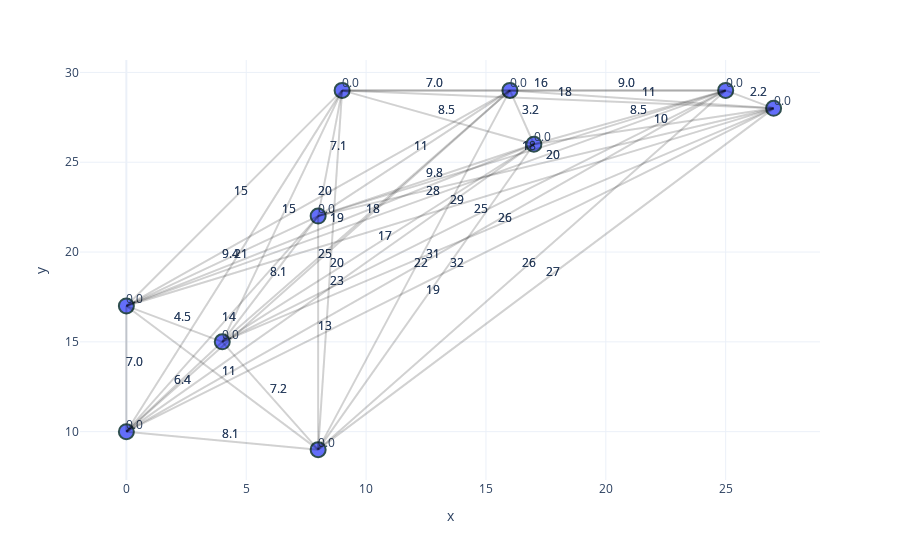

Notebook cell for this chart:
### Markdown cell above
## Visualización de los datos

### Code cell
plot_cities_and_route(points, product(range(n), range(n))) # Visualización de las ciudades

### Figure 1 — Plotly figure (JSON) as saved in the notebook; plotly's stock layout.template omitted (floating-point values rounded to 4 significant figures)
{"data": [{"hovertemplate": "<b>%{hovertext}</b><br><br>x=%{x}<br>y=%{y}<extra></extra>", "hovertext": ["ciudad_0", "ciudad_1", "ciudad_2", "ciudad_3", "ciudad_4", "ciudad_5", "ciudad_6", "ciudad_7", "ciudad_8", "ciudad_9"], "legendgroup": "", "marker": {"color": "#636efa", "line": {"color": "DarkSlateGrey", "width": 2}, "size": 15, "symbol": "circle"}, "mode": "markers", "name": "", "orientation": "v", "showlegend": false, "textposition": "top right", "texttemplate": "%{text:.2s}", "type": "scatter", "x": [9, 4, 0, 27, 25, 16, 17, 8, 0, 8], "xaxis": "x", "y": [29, 15, 17, 28, 29, 29, 26, 9, 10, 22], "yaxis": "y"}, {"mode": "text", "text": ["0.0"], "textposition": "top right", "texttemplate": "%{text:.2s}", "type": "scatter", "x": [9], "y": [29]}, {"mode": "text", "text": ["14.866068747318506"], "textposition": "top right", "texttemplate": "%{text:.2s}", "type": "scatter", "x": [6.5], "y": [22]}, {"mode": "text", "text": ["15.0"], "textposition": "top right", "texttemplate": "%{text:.2s}", "type": "scatter", "x": [4.5], "y": [23]}, {"mode": "text", "text": ["18.027756377319946"], "textposition": "top right", "texttemplate": "%{text:.2s}", "type": "scatter", "x": [18], "y": [28.5]}, {"mode": "text", "text": ["16.0"], "textposition": "top right", "texttemplate": "%{text:.2s}", "type": "scatter", "x": [17], "y": [29]}, {"mode": "text", "text": ["7.0"], "textposition": "top right", "texttemplate": "%{text:.2s}", "type": "scatter", "x": [12.5], "y": [29]}, {"mode": "text", "text": ["8.54400374531753"], "textposition": "top right", "texttemplate": "%{text:.2s}", "type": "scatter", "x": [13], "y": [27.5]}, {"mode": "text", "text": ["20.024984394500787"], "textposition": "top right", "texttemplate": "%{text:.2s}", "type": "scatter", "x": [8.5], "y": [19]}, {"mode": "text", "text": ["21.02379604162864"], "textposition": "top right", "texttemplate": "%{text:.2s}", "type": "scatter", "x": [4.5], "y": [19.5]}, {"mode": "text", "text": ["7.0710678118654755"], "textposition": "top right", "texttemplate": "%{text:.2s}", "type": "scatter", "x": [8.5], "y": [25.5]}, {"mode": "text", "text": ["14.866068747318506"], "textposition": "top right", "texttemplate": "%{text:.2s}", "type": "scatter", "x": [6.5], "y": [22]}, {"mode": "text", "text": ["0.0"], "textposition": "top right", "texttemplate": "%{text:.2s}", "type": "scatter", "x": [4], "y": [15]}, {"mode": "text", "text": ["4.47213595499958"], "textposition": "top right", "texttemplate": "%{text:.2s}", "type": "scatter", "x": [2], "y": [16]}, {"mode": "text", "text": ["26.419689627245813"], "textposition": "top right", "texttemplate": "%{text:.2s}", "type": "scatter", "x": [15.5], "y": [21.5]}, {"mode": "text", "text": ["25.238858928247925"], "textposition": "top right", "texttemplate": "%{text:.2s}", "type": "scatter", "x": [14.5], "y": [22]}, {"mode": "text", "text": ["18.439088914585774"], "textposition": "top right", "texttemplate": "%{text:.2s}", "type": "scatter", "x": [10], "y": [22]}, {"mode": "text", "text": ["17.029386365926403"], "textposition": "top right", "texttemplate": "%{text:.2s}", "type": "scatter", "x": [10.5], "y": [20.5]}, {"mode": "text", "text": ["7.211102550927978"], "textposition": "top right", "texttemplate": "%{text:.2s}", "type": "scatter", "x": [6], "y": [12]}, {"mode": "text", "text": ["6.4031242374328485"], "textposition": "top right", "texttemplate": "%{text:.2s}", "type": "scatter", "x": [2], "y": [12.5]}, {"mode": "text", "text": ["8.06225774829855"], "textposition": "top right", "texttemplate": "%{text:.2s}", "type": "scatter", "x": [6], "y": [18.5]}, {"mode": "text", "text": ["15.0"], "textposition": "top right", "texttemplate": "%{text:.2s}", "type": "scatter", "x": [4.5], "y": [23]}, {"mode": "text", "text": ["4.47213595499958"], "textposition": "top right", "texttemplate": "%{text:.2s}", "type": "scatter", "x": [2], "y": [16]}, {"mode": "text", "text": ["0.0"], "textposition": "top right", "texttemplate": "%{text:.2s}", "type": "scatter", "x": [0], "y": [17]}, {"mode": "text", "text": ["29.154759474226502"], "textposition": "top right", "texttemplate": "%{text:.2s}", "type": "scatter", "x": [13.5], "y": [22.5]}, {"mode": "text", "text": ["27.730849247724095"], "textposition": "top right", "texttemplate": "%{text:.2s}", "type": "scatter", "x": [12.5], "y": [23]}, {"mode": "text", "text": ["20.0"], "textposition": "top right", "texttemplate": "%{text:.2s}", "type": "scatter", "x": [8], "y": [23]}, {"mode": "text", "text": ["19.235384061671343"], "textposition": "top right", "texttemplate": "%{text:.2s}", "type": "scatter", "x": [8.5], "y": [21.5]}, {"mode": "text", "text": ["11.313708498984761"], "textposition": "top right", "texttemplate": "%{text:.2s}", "type": "scatter", "x": [4], "y": [13]}, {"mode": "text", "text": ["7.0"], "textposition": "top right", "texttemplate": "%{text:.2s}", "type": "scatter", "x": [0], "y": [13.5]}, {"mode": "text", "text": ["9.433981132056603"], "textposition": "top right", "texttemplate": "%{text:.2s}", "type": "scatter", "x": [4], "y": [19.5]}, {"mode": "text", "text": ["18.027756377319946"], "textposition": "top right", "texttemplate": "%{text:.2s}", "type": "scatter", "x": [18], "y": [28.5]}, {"mode": "text", "text": ["26.419689627245813"], "textposition": "top right", "texttemplate": "%{text:.2s}", "type": "scatter", "x": [15.5], "y": [21.5]}, {"mode": "text", "text": ["29.154759474226502"], "textposition": "top right", "texttemplate": "%{text:.2s}", "type": "scatter", "x": [13.5], "y": [22.5]}, {"mode": "text", "text": ["0.0"], "textposition": "top right", "texttemplate": "%{text:.2s}", "type": "scatter", "x": [27], "y": [28]}, {"mode": "text", "text": ["2.23606797749979"], "textposition": "top right", "texttemplate": "%{text:.2s}", "type": "scatter", "x": [26], "y": [28.5]}, {"mode": "text", "text": ["11.045361017187261"], "textposition": "top right", "texttemplate": "%{text:.2s}", "type": "scatter", "x": [21.5], "y": [28.5]}, {"mode": "text", "text": ["10.198039027185569"], "textposition": "top right", "texttemplate": "%{text:.2s}", "type": "scatter", "x": [22], "y": [27]}, {"mode": "text", "text": ["26.870057685088806"], "textposition": "top right", "texttemplate": "%{text:.2s}", "type": "scatter", "x": [17.5], "y": [18.5]}, {"mode": "text", "text": ["32.449961479175904"], "textposition": "top right", "texttemplate": "%{text:.2s}", "type": "scatter", "x": [13.5], "y": [19]}, {"mode": "text", "text": ["19.924858845171276"], "textposition": "top right", "texttemplate": "%{text:.2s}", "type": "scatter", "x": [17.5], "y": [25]}, {"mode": "text", "text": ["16.0"], "textposition": "top right", "texttemplate": "%{text:.2s}", "type": "scatter", "x": [17], "y": [29]}, {"mode": "text", "text": ["25.238858928247925"], "textposition": "top right", "texttemplate": "%{text:.2s}", "type": "scatter", "x": [14.5], "y": [22]}, {"mode": "text", "text": ["27.730849247724095"], "textposition": "top right", "texttemplate": "%{text:.2s}", "type": "scatter", "x": [12.5], "y": [23]}, {"mode": "text", "text": ["2.23606797749979"], "textposition": "top right", "texttemplate": "%{text:.2s}", "type": "scatter", "x": [26], "y": [28.5]}, {"mode": "text", "text": ["0.0"], "textposition": "top right", "texttemplate": "%{text:.2s}", "type": "scatter", "x": [25], "y": [29]}, {"mode": "text", "text": ["9.0"], "textposition": "top right", "texttemplate": "%{text:.2s}", "type": "scatter", "x": [20.5], "y": [29]}, {"mode": "text", "text": ["8.54400374531753"], "textposition": "top right", "texttemplate": "%{text:.2s}", "type": "scatter", "x": [21], "y": [27.5]}, {"mode": "text", "text": ["26.248809496813376"], "textposition": "top right", "texttemplate": "%{text:.2s}", "type": "scatter", "x": [16.5], "y": [19]}, {"mode": "text", "text": ["31.400636936215164"], "textposition": "top right", "texttemplate": "%{text:.2s}", "type": "scatter", "x": [12.5], "y": [19.5]}, {"mode": "text", "text": ["18.384776310850235"], "textposition": "top right", "texttemplate": "%{text:.2s}", "type": "scatter", "x": [16.5], "y": [25.5]}, {"mode": "text", "text": ["7.0"], "textposition": "top right", "texttemplate": "%{text:.2s}", "type": "scatter", "x": [12.5], "y": [29]}, {"mode": "text", "text": ["18.439088914585774"], "textposition": "top right", "texttemplate": "%{text:.2s}", "type": "scatter", "x": [10], "y": [22]}, {"mode": "text", "text": ["20.0"], "textposition": "top right", "texttemplate": "%{text:.2s}", "type": "scatter", "x": [8], "y": [23]}, {"mode": "text", "text": ["11.045361017187261"], "textposition": "top right", "texttemplate": "%{text:.2s}", "type": "scatter", "x": [21.5], "y": [28.5]}, {"mode": "text", "text": ["9.0"], "textposition": "top right", "texttemplate": "%{text:.2s}", "type": "scatter", "x": [20.5], "y": [29]}, {"mode": "text", "text": ["0.0"], "textposition": "top right", "texttemplate": "%{text:.2s}", "type": "scatter", "x": [16], "y": [29]}, {"mode": "text", "text": ["3.1622776601683795"], "textposition": "top right", "texttemplate": "%{text:.2s}", "type": "scatter", "x": [16.5], "y": [27.5]}, {"mode": "text", "text": ["21.540659228538015"], "textposition": "top right", "texttemplate": "%{text:.2s}", "type": "scatter", "x": [12], "y": [19]}, {"mode": "text", "text": ["24.839484696748443"], "textposition": "top right", "texttemplate": "%{text:.2s}", "type": "scatter", "x": [8], "y": [19.5]}, {"mode": "text", "text": ["10.63014581273465"], "textposition": "top right", "texttemplate": "%{text:.2s}", "type": "scatter", "x": [12], "y": [25.5]}, {"mode": "text", "text": ["8.54400374531753"], "textposition": "top right", "texttemplate": "%{text:.2s}", "type": "scatter", "x": [13], "y": [27.5]}, {"mode": "text", "text": ["17.029386365926403"], "textposition": "top right", "texttemplate": "%{text:.2s}", "type": "scatter", "x": [10.5], "y": [20.5]}, {"mode": "text", "text": ["19.235384061671343"], "textposition": "top right", "texttemplate": "%{text:.2s}", "type": "scatter", "x": [8.5], "y": [21.5]}, {"mode": "text", "text": ["10.198039027185569"], "textposition": "top right", "texttemplate": "%{text:.2s}", "type": "scatter", "x": [22], "y": [27]}, {"mode": "text", "text": ["8.54400374531753"], "textposition": "top right", "texttemplate": "%{text:.2s}", "type": "scatter", "x": [21], "y": [27.5]}, {"mode": "text", "text": ["3.1622776601683795"], "textposition": "top right", "texttemplate": "%{text:.2s}", "type": "scatter", "x": [16.5], "y": [27.5]}, {"mode": "text", "text": ["0.0"], "textposition": "top right", "texttemplate": "%{text:.2s}", "type": "scatter", "x": [17], "y": [26]}, {"mode": "text", "text": ["19.235384061671343"], "textposition": "top right", "texttemplate": "%{text:.2s}", "type": "scatter", "x": [12.5], "y": [17.5]}, {"mode": "text", "text": ["23.345235059857504"], "textposition": "top right", "texttemplate": "%{text:.2s}", "type": "scatter", "x": [8.5], "y": [18]}, {"mode": "text", "text": ["9.848857801796104"], "textposition": "top right", "texttemplate": "%{text:.2s}", "type": "scatter", "x": [12.5], "y": [24]}, {"mode": "text", "text": ["20.024984394500787"], "textposition": "top right", "texttemplate": "%{text:.2s}", "type": "scatter", "x": [8.5], "y": [19]}, {"mode": "text", "text": ["7.211102550927978"], "textposition": "top right", "texttemplate": "%{text:.2s}", "type": "scatter", "x": [6], "y": [12]}, {"mode": "text", "text": ["11.313708498984761"], "textposition": "top right", "texttemplate": "%{text:.2s}", "type": "scatter", "x": [4], "y": [13]}, {"mode": "text", "text": ["26.870057685088806"], "textposition": "top right", "texttemplate": "%{text:.2s}", "type": "scatter", "x": [17.5], "y": [18.5]}, {"mode": "text", "text": ["26.248809496813376"], "textposition": "top right", "texttemplate": "%{text:.2s}", "type": "scatter", "x": [16.5], "y": [19]}, {"mode": "text", "text": ["21.540659228538015"], "textposition": "top right", "texttemplate": "%{text:.2s}", "type": "scatter", "x": [12], "y": [19]}, {"mode": "text", "text": ["19.235384061671343"], "textposition": "top right", "texttemplate": "%{text:.2s}", "type": "scatter", "x": [12.5], "y": [17.5]}, {"mode": "text", "text": ["0.0"], "textposition": "top right", "texttemplate": "%{text:.2s}", "type": "scatter", "x": [8], "y": [9]}, {"mode": "text", "text": ["8.06225774829855"], "textposition": "top right", "texttemplate": "%{text:.2s}", "type": "scatter", "x": [4], "y": [9.5]}, {"mode": "text", "text": ["13.0"], "textposition": "top right", "texttemplate": "%{text:.2s}", "type": "scatter", "x": [8], "y": [15.5]}, {"mode": "text", "text": ["21.02379604162864"], "textposition": "top right", "texttemplate": "%{text:.2s}", "type": "scatter", "x": [4.5], "y": [19.5]}, {"mode": "text", "text": ["6.4031242374328485"], "textposition": "top right", "texttemplate": "%{text:.2s}", "type": "scatter", "x": [2], "y": [12.5]}, {"mode": "text", "text": ["7.0"], "textposition": "top right", "texttemplate": "%{text:.2s}", "type": "scatter", "x": [0], "y": [13.5]}, {"mode": "text", "text": ["32.449961479175904"], "textposition": "top right", "texttemplate": "%{text:.2s}", "type": "scatter", "x": [13.5], "y": [19]}, {"mode": "text", "text": ["31.400636936215164"], "textposition": "top right", "texttemplate": "%{text:.2s}", "type": "scatter", "x": [12.5], "y": [19.5]}, {"mode": "text", "text": ["24.839484696748443"], "textposition": "top right", "texttemplate": "%{text:.2s}", "type": "scatter", "x": [8], "y": [19.5]}, {"mode": "text", "text": ["23.345235059857504"], "textposition": "top right", "texttemplate": "%{text:.2s}", "type": "scatter", "x": [8.5], "y": [18]}, {"mode": "text", "text": ["8.06225774829855"], "textposition": "top right", "texttemplate": "%{text:.2s}", "type": "scatter", "x": [4], "y": [9.5]}, {"mode": "text", "text": ["0.0"], "textposition": "top right", "texttemplate": "%{text:.2s}", "type": "scatter", "x": [0], "y": [10]}, {"mode": "text", "text": ["14.422205101855956"], "textposition": "top right", "texttemplate": "%{text:.2s}", "type": "scatter", "x": [4], "y": [16]}, {"mode": "text", "text": ["7.0710678118654755"], "textposition": "top right", "texttemplate": "%{text:.2s}", "type": "scatter", "x": [8.5], "y": [25.5]}, {"mode": "text", "text": ["8.06225774829855"], "textposition": "top right", "texttemplate": "%{text:.2s}", "type": "scatter", "x": [6], "y": [18.5]}, {"mode": "text", "text": ["9.433981132056603"], "textposition": "top right", "texttemplate": "%{text:.2s}", "type": "scatter", "x": [4], "y": [19.5]}, {"mode": "text", "text": ["19.924858845171276"], "textposition": "top right", "texttemplate": "%{text:.2s}", "type": "scatter", "x": [17.5], "y": [25]}, {"mode": "text", "text": ["18.384776310850235"], "textposition": "top right", "texttemplate": "%{text:.2s}", "type": "scatter", "x": [16.5], "y": [25.5]}, {"mode": "text", "text": ["10.63014581273465"], "textposition": "top right", "texttemplate": "%{text:.2s}", "type": "scatter", "x": [12], "y": [25.5]}, {"mode": "text", "text": ["9.848857801796104"], "textposition": "top right", "texttemplate": "%{text:.2s}", "type": "scatter", "x": [12.5], "y": [24]}, {"mode": "text", "text": ["13.0"], "textposition": "top right", "texttemplate": "%{text:.2s}", "type": "scatter", "x": [8], "y": [15.5]}, {"mode": "text", "text": ["14.422205101855956"], "textposition": "top right", "texttemplate": "%{text:.2s}", "type": "scatter", "x": [4], "y": [16]}, {"mode": "text", "text": ["0.0"], "textposition": "top right", "texttemplate": "%{text:.2s}", "type": "scatter", "x": [8], "y": [22]}], "layout": {"legend": {"tracegroupgap": 0}, "margin": {"t": 60}, "shapes": [{"line": {"color": "rgb(0, 0, 0)"}, "opacity": 0.09, "type": "line", "x0": 9, "x1": 9, "y0": 29, "y1": 29}, {"line": {"color": "rgb(0, 0, 0)"}, "opacity": 0.09, "type": "line", "x0": 9, "x1": 4, "y0": 29, "y1": 15}, {"line": {"color": "rgb(0, 0, 0)"}, "opacity": 0.09, "type": "line", "x0": 9, "x1": 0, "y0": 29, "y1": 17}, {"line": {"color": "rgb(0, 0, 0)"}, "opacity": 0.09, "type": "line", "x0": 9, "x1": 27, "y0": 29, "y1": 28}, {"line": {"color": "rgb(0, 0, 0)"}, "opacity": 0.09, "type": "line", "x0": 9, "x1": 25, "y0": 29, "y1": 29}, {"line": {"color": "rgb(0, 0, 0)"}, "opacity": 0.09, "type": "line", "x0": 9, "x1": 16, "y0": 29, "y1": 29}, {"line": {"color": "rgb(0, 0, 0)"}, "opacity": 0.09, "type": "line", "x0": 9, "x1": 17, "y0": 29, "y1": 26}, {"line": {"color": "rgb(0, 0, 0)"}, "opacity": 0.09, "type": "line", "x0": 9, "x1": 8, "y0": 29, "y1": 9}, {"line": {"color": "rgb(0, 0, 0)"}, "opacity": 0.09, "type": "line", "x0": 9, "x1": 0, "y0": 29, "y1": 10}, {"line": {"color": "rgb(0, 0, 0)"}, "opacity": 0.09, "type": "line", "x0": 9, "x1": 8, "y0": 29, "y1": 22}, {"line": {"color": "rgb(0, 0, 0)"}, "opacity": 0.09, "type": "line", "x0": 4, "x1": 9, "y0": 15, "y1": 29}, {"line": {"color": "rgb(0, 0, 0)"}, "opacity": 0.09, "type": "line", "x0": 4, "x1": 4, "y0": 15, "y1": 15}, {"line": {"color": "rgb(0, 0, 0)"}, "opacity": 0.09, "type": "line", "x0": 4, "x1": 0, "y0": 15, "y1": 17}, {"line": {"color": "rgb(0, 0, 0)"}, "opacity": 0.09, "type": "line", "x0": 4, "x1": 27, "y0": 15, "y1": 28}, {"line": {"color": "rgb(0, 0, 0)"}, "opacity": 0.09, "type": "line", "x0": 4, "x1": 25, "y0": 15, "y1": 29}, {"line": {"color": "rgb(0, 0, 0)"}, "opacity": 0.09, "type": "line", "x0": 4, "x1": 16, "y0": 15, "y1": 29}, {"line": {"color": "rgb(0, 0, 0)"}, "opacity": 0.09, "type": "line", "x0": 4, "x1": 17, "y0": 15, "y1": 26}, {"line": {"color": "rgb(0, 0, 0)"}, "opacity": 0.09, "type": "line", "x0": 4, "x1": 8, "y0": 15, "y1": 9}, {"line": {"color": "rgb(0, 0, 0)"}, "opacity": 0.09, "type": "line", "x0": 4, "x1": 0, "y0": 15, "y1": 10}, {"line": {"color": "rgb(0, 0, 0)"}, "opacity": 0.09, "type": "line", "x0": 4, "x1": 8, "y0": 15, "y1": 22}, {"line": {"color": "rgb(0, 0, 0)"}, "opacity": 0.09, "type": "line", "x0": 0, "x1": 9, "y0": 17, "y1": 29}, {"line": {"color": "rgb(0, 0, 0)"}, "opacity": 0.09, "type": "line", "x0": 0, "x1": 4, "y0": 17, "y1": 15}, {"line": {"color": "rgb(0, 0, 0)"}, "opacity": 0.09, "type": "line", "x0": 0, "x1": 0, "y0": 17, "y1": 17}, {"line": {"color": "rgb(0, 0, 0)"}, "opacity": 0.09, "type": "line", "x0": 0, "x1": 27, "y0": 17, "y1": 28}, {"line": {"color": "rgb(0, 0, 0)"}, "opacity": 0.09, "type": "line", "x0": 0, "x1": 25, "y0": 17, "y1": 29}, {"line": {"color": "rgb(0, 0, 0)"}, "opacity": 0.09, "type": "line", "x0": 0, "x1": 16, "y0": 17, "y1": 29}, {"line": {"color": "rgb(0, 0, 0)"}, "opacity": 0.09, "type": "line", "x0": 0, "x1": 17, "y0": 17, "y1": 26}, {"line": {"color": "rgb(0, 0, 0)"}, "opacity": 0.09, "type": "line", "x0": 0, "x1": 8, "y0": 17, "y1": 9}, {"line": {"color": "rgb(0, 0, 0)"}, "opacity": 0.09, "type": "line", "x0": 0, "x1": 0, "y0": 17, "y1": 10}, {"line": {"color": "rgb(0, 0, 0)"}, "opacity": 0.09, "type": "line", "x0": 0, "x1": 8, "y0": 17, "y1": 22}, {"line": {"color": "rgb(0, 0, 0)"}, "opacity": 0.09, "type": "line", "x0": 27, "x1": 9, "y0": 28, "y1": 29}, {"line": {"color": "rgb(0, 0, 0)"}, "opacity": 0.09, "type": "line", "x0": 27, "x1": 4, "y0": 28, "y1": 15}, {"line": {"color": "rgb(0, 0, 0)"}, "opacity": 0.09, "type": "line", "x0": 27, "x1": 0, "y0": 28, "y1": 17}, {"line": {"color": "rgb(0, 0, 0)"}, "opacity": 0.09, "type": "line", "x0": 27, "x1": 27, "y0": 28, "y1": 28}, {"line": {"color": "rgb(0, 0, 0)"}, "opacity": 0.09, "type": "line", "x0": 27, "x1": 25, "y0": 28, "y1": 29}, {"line": {"color": "rgb(0, 0, 0)"}, "opacity": 0.09, "type": "line", "x0": 27, "x1": 16, "y0": 28, "y1": 29}, {"line": {"color": "rgb(0, 0, 0)"}, "opacity": 0.09, "type": "line", "x0": 27, "x1": 17, "y0": 28, "y1": 26}, {"line": {"color": "rgb(0, 0, 0)"}, "opacity": 0.09, "type": "line", "x0": 27, "x1": 8, "y0": 28, "y1": 9}, {"line": {"color": "rgb(0, 0, 0)"}, "opacity": 0.09, "type": "line", "x0": 27, "x1": 0, "y0": 28, "y1": 10}, {"line": {"color": "rgb(0, 0, 0)"}, "opacity": 0.09, "type": "line", "x0": 27, "x1": 8, "y0": 28, "y1": 22}, {"line": {"color": "rgb(0, 0, 0)"}, "opacity": 0.09, "type": "line", "x0": 25, "x1": 9, "y0": 29, "y1": 29}, {"line": {"color": "rgb(0, 0, 0)"}, "opacity": 0.09, "type": "line", "x0": 25, "x1": 4, "y0": 29, "y1": 15}, {"line": {"color": "rgb(0, 0, 0)"}, "opacity": 0.09, "type": "line", "x0": 25, "x1": 0, "y0": 29, "y1": 17}, {"line": {"color": "rgb(0, 0, 0)"}, "opacity": 0.09, "type": "line", "x0": 25, "x1": 27, "y0": 29, "y1": 28}, {"line": {"color": "rgb(0, 0, 0)"}, "opacity": 0.09, "type": "line", "x0": 25, "x1": 25, "y0": 29, "y1": 29}, {"line": {"color": "rgb(0, 0, 0)"}, "opacity": 0.09, "type": "line", "x0": 25, "x1": 16, "y0": 29, "y1": 29}, {"line": {"color": "rgb(0, 0, 0)"}, "opacity": 0.09, "type": "line", "x0": 25, "x1": 17, "y0": 29, "y1": 26}, {"line": {"color": "rgb(0, 0, 0)"}, "opacity": 0.09, "type": "line", "x0": 25, "x1": 8, "y0": 29, "y1": 9}, {"line": {"color": "rgb(0, 0, 0)"}, "opacity": 0.09, "type": "line", "x0": 25, "x1": 0, "y0": 29, "y1": 10}, {"line": {"color": "rgb(0, 0, 0)"}, "opacity": 0.09, "type": "line", "x0": 25, "x1": 8, "y0": 29, "y1": 22}, {"line": {"color": "rgb(0, 0, 0)"}, "opacity": 0.09, "type": "line", "x0": 16, "x1": 9, "y0": 29, "y1": 29}, {"line": {"color": "rgb(0, 0, 0)"}, "opacity": 0.09, "type": "line", "x0": 16, "x1": 4, "y0": 29, "y1": 15}, {"line": {"color": "rgb(0, 0, 0)"}, "opacity": 0.09, "type": "line", "x0": 16, "x1": 0, "y0": 29, "y1": 17}, {"line": {"color": "rgb(0, 0, 0)"}, "opacity": 0.09, "type": "line", "x0": 16, "x1": 27, "y0": 29, "y1": 28}, {"line": {"color": "rgb(0, 0, 0)"}, "opacity": 0.09, "type": "line", "x0": 16, "x1": 25, "y0": 29, "y1": 29}, {"line": {"color": "rgb(0, 0, 0)"}, "opacity": 0.09, "type": "line", "x0": 16, "x1": 16, "y0": 29, "y1": 29}, {"line": {"color": "rgb(0, 0, 0)"}, "opacity": 0.09, "type": "line", "x0": 16, "x1": 17, "y0": 29, "y1": 26}, {"line": {"color": "rgb(0, 0, 0)"}, "opacity": 0.09, "type": "line", "x0": 16, "x1": 8, "y0": 29, "y1": 9}, {"line": {"color": "rgb(0, 0, 0)"}, "opacity": 0.09, "type": "line", "x0": 16, "x1": 0, "y0": 29, "y1": 10}, {"line": {"color": "rgb(0, 0, 0)"}, "opacity": 0.09, "type": "line", "x0": 16, "x1": 8, "y0": 29, "y1": 22}, {"line": {"color": "rgb(0, 0, 0)"}, "opacity": 0.09, "type": "line", "x0": 17, "x1": 9, "y0": 26, "y1": 29}, {"line": {"color": "rgb(0, 0, 0)"}, "opacity": 0.09, "type": "line", "x0": 17, "x1": 4, "y0": 26, "y1": 15}, {"line": {"color": "rgb(0, 0, 0)"}, "opacity": 0.09, "type": "line", "x0": 17, "x1": 0, "y0": 26, "y1": 17}, {"line": {"color": "rgb(0, 0, 0)"}, "opacity": 0.09, "type": "line", "x0": 17, "x1": 27, "y0": 26, "y1": 28}, {"line": {"color": "rgb(0, 0, 0)"}, "opacity": 0.09, "type": "line", "x0": 17, "x1": 25, "y0": 26, "y1": 29}, {"line": {"color": "rgb(0, 0, 0)"}, "opacity": 0.09, "type": "line", "x0": 17, "x1": 16, "y0": 26, "y1": 29}, {"line": {"color": "rgb(0, 0, 0)"}, "opacity": 0.09, "type": "line", "x0": 17, "x1": 17, "y0": 26, "y1": 26}, {"line": {"color": "rgb(0, 0, 0)"}, "opacity": 0.09, "type": "line", "x0": 17, "x1": 8, "y0": 26, "y1": 9}, {"line": {"color": "rgb(0, 0, 0)"}, "opacity": 0.09, "type": "line", "x0": 17, "x1": 0, "y0": 26, "y1": 10}, {"line": {"color": "rgb(0, 0, 0)"}, "opacity": 0.09, "type": "line", "x0": 17, "x1": 8, "y0": 26, "y1": 22}, {"line": {"color": "rgb(0, 0, 0)"}, "opacity": 0.09, "type": "line", "x0": 8, "x1": 9, "y0": 9, "y1": 29}, {"line": {"color": "rgb(0, 0, 0)"}, "opacity": 0.09, "type": "line", "x0": 8, "x1": 4, "y0": 9, "y1": 15}, {"line": {"color": "rgb(0, 0, 0)"}, "opacity": 0.09, "type": "line", "x0": 8, "x1": 0, "y0": 9, "y1": 17}, {"line": {"color": "rgb(0, 0, 0)"}, "opacity": 0.09, "type": "line", "x0": 8, "x1": 27, "y0": 9, "y1": 28}, {"line": {"color": "rgb(0, 0, 0)"}, "opacity": 0.09, "type": "line", "x0": 8, "x1": 25, "y0": 9, "y1": 29}, {"line": {"color": "rgb(0, 0, 0)"}, "opacity": 0.09, "type": "line", "x0": 8, "x1": 16, "y0": 9, "y1": 29}, {"line": {"color": "rgb(0, 0, 0)"}, "opacity": 0.09, "type": "line", "x0": 8, "x1": 17, "y0": 9, "y1": 26}, {"line": {"color": "rgb(0, 0, 0)"}, "opacity": 0.09, "type": "line", "x0": 8, "x1": 8, "y0": 9, "y1": 9}, {"line": {"color": "rgb(0, 0, 0)"}, "opacity": 0.09, "type": "line", "x0": 8, "x1": 0, "y0": 9, "y1": 10}, {"line": {"color": "rgb(0, 0, 0)"}, "opacity": 0.09, "type": "line", "x0": 8, "x1": 8, "y0": 9, "y1": 22}, {"line": {"color": "rgb(0, 0, 0)"}, "opacity": 0.09, "type": "line", "x0": 0, "x1": 9, "y0": 10, "y1": 29}, {"line": {"color": "rgb(0, 0, 0)"}, "opacity": 0.09, "type": "line", "x0": 0, "x1": 4, "y0": 10, "y1": 15}, {"line": {"color": "rgb(0, 0, 0)"}, "opacity": 0.09, "type": "line", "x0": 0, "x1": 0, "y0": 10, "y1": 17}, {"line": {"color": "rgb(0, 0, 0)"}, "opacity": 0.09, "type": "line", "x0": 0, "x1": 27, "y0": 10, "y1": 28}, {"line": {"color": "rgb(0, 0, 0)"}, "opacity": 0.09, "type": "line", "x0": 0, "x1": 25, "y0": 10, "y1": 29}, {"line": {"color": "rgb(0, 0, 0)"}, "opacity": 0.09, "type": "line", "x0": 0, "x1": 16, "y0": 10, "y1": 29}, {"line": {"color": "rgb(0, 0, 0)"}, "opacity": 0.09, "type": "line", "x0": 0, "x1": 17, "y0": 10, "y1": 26}, {"line": {"color": "rgb(0, 0, 0)"}, "opacity": 0.09, "type": "line", "x0": 0, "x1": 8, "y0": 10, "y1": 9}, {"line": {"color": "rgb(0, 0, 0)"}, "opacity": 0.09, "type": "line", "x0": 0, "x1": 0, "y0": 10, "y1": 10}, {"line": {"color": "rgb(0, 0, 0)"}, "opacity": 0.09, "type": "line", "x0": 0, "x1": 8, "y0": 10, "y1": 22}, {"line": {"color": "rgb(0, 0, 0)"}, "opacity": 0.09, "type": "line", "x0": 8, "x1": 9, "y0": 22, "y1": 29}, {"line": {"color": "rgb(0, 0, 0)"}, "opacity": 0.09, "type": "line", "x0": 8, "x1": 4, "y0": 22, "y1": 15}, {"line": {"color": "rgb(0, 0, 0)"}, "opacity": 0.09, "type": "line", "x0": 8, "x1": 0, "y0": 22, "y1": 17}, {"line": {"color": "rgb(0, 0, 0)"}, "opacity": 0.09, "type": "line", "x0": 8, "x1": 27, "y0": 22, "y1": 28}, {"line": {"color": "rgb(0, 0, 0)"}, "opacity": 0.09, "type": "line", "x0": 8, "x1": 25, "y0": 22, "y1": 29}, {"line": {"color": "rgb(0, 0, 0)"}, "opacity": 0.09, "type": "line", "x0": 8, "x1": 16, "y0": 22, "y1": 29}, {"line": {"color": "rgb(0, 0, 0)"}, "opacity": 0.09, "type": "line", "x0": 8, "x1": 17, "y0": 22, "y1": 26}, {"line": {"color": "rgb(0, 0, 0)"}, "opacity": 0.09, "type": "line", "x0": 8, "x1": 8, "y0": 22, "y1": 9}, {"line": {"color": "rgb(0, 0, 0)"}, "opacity": 0.09, "type": "line", "x0": 8, "x1": 0, "y0": 22, "y1": 10}, {"line": {"color": "rgb(0, 0, 0)"}, "opacity": 0.09, "type": "line", "x0": 8, "x1": 8, "y0": 22, "y1": 22}], "showlegend": false, "uniformtext": {"minsize": 8, "mode": "hide"}, "xaxis": {"anchor": "y", "domain": [0, 1], "title": {"text": "x"}}, "yaxis": {"anchor": "x", "domain": [0, 1], "title": {"text": "y"}}}}
